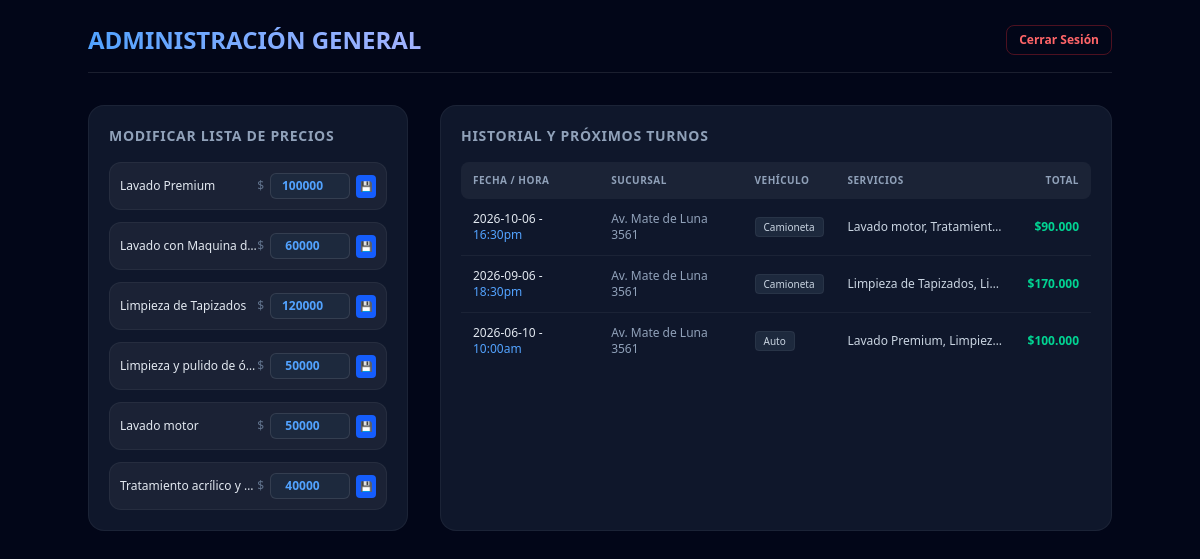
Page /admin/panel (signed in) on the earlier database version.
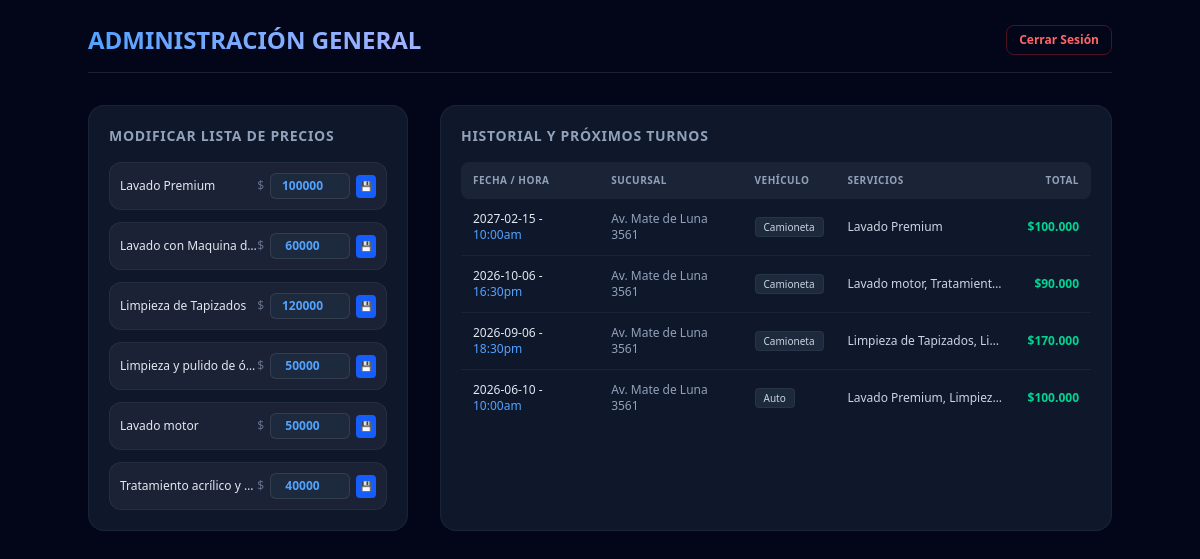
Same page on the later database version.
### tables this page shows
CREATE TABLE servicios (
            id INTEGER PRIMARY KEY AUTOINCREMENT,
            nombre TEXT UNIQUE,
            precio INTEGER
        );

CREATE TABLE turnos (
            id INTEGER PRIMARY KEY AUTOINCREMENT,
            sucursal TEXT,
            servicios TEXT,
            tipo_vehiculo TEXT,
            fecha TEXT,
            hora TEXT,
            total INTEGER
        );

### app.py (the view)
@app.route('/admin/panel')
def admin_panel():
    if not session.get('admin_logeado'):
        return redirect(url_for('admin'))
    conn = sqlite3.connect('turnos.db')
    cursor = conn.cursor()
    cursor.execute("SELECT sucursal, servicios, tipo_vehiculo, fecha, hora, total FROM turnos ORDER BY fecha DESC, hora DESC")
    turnos = cursor.fetchall()
    cursor.execute("SELECT id, nombre, precio FROM servicios")
    servicios = cursor.fetchall()
    conn.close()
    return render_template('admin_panel.html', turnos=turnos, servicios=servicios)

### templates/admin_panel.html (shortened to what this page needs)
<!DOCTYPE html>
<html lang="es">
<head>
    <script src="https://cdn.jsdelivr.net/npm/@tailwindcss/browser@4"></script>
</head>
<body class="bg-slate-950 text-slate-100 min-h-screen p-6 antialiased">
    <div class="max-w-5xl mx-auto space-y-8">
        <div class="flex justify-between items-center border-b border-white/10 pb-4">
            <h1 class="text-2xl font-black text-transparent bg-gradient-to-r from-blue-400 to-indigo-300 bg-clip-text">ADMINISTRACIÓN GENERAL</h1>
            <a href="/admin/logout" class="text-xs font-bold border border-red-500/30 text-red-400 px-3 py-1.5 rounded-lg hover:bg-red-500/10">Cerrar Sesión</a>
        </div>
        <div class="grid grid-cols-1 md:grid-cols-3 gap-8">
            <div class="bg-slate-900 border border-white/5 p-5 rounded-2xl h-fit space-y-4">
                <h3 class="text-sm font-bold text-slate-400 uppercase tracking-wider">Modificar Lista de Precios</h3>
                <div class="space-y-3">
                    {% for id, nombre, precio in servicios %}
                    <form action="/admin/actualizar_precio" method="POST" class="flex items-center justify-between p-2.5 bg-white/5 rounded-xl border border-white/5">
                        <span class="text-xs text-slate-200 font-medium truncate max-w-[140px]">{{ nombre }}</span>
                        <div class="flex items-center space-x-1.5">
                            <span class="text-xs text-slate-500">$</span>
                            <input type="number" name="precio" value="{{ precio }}" class="w-20 bg-slate-800 text-center border border-white/10 p-1 rounded-md text-xs font-bold text-blue-400 focus:outline-none focus:border-blue-500">
                            <button type="submit" class="bg-blue-600 hover:bg-blue-500 text-white font-bold p-1 rounded text-[10px]">💾</button>
                        </div>
                    </form>
                    {% endfor %}
                </div>
            </div>
            <div class="md:col-span-2 bg-slate-900 border border-white/5 p-5 rounded-2xl space-y-4">
                <h3 class="text-sm font-bold text-slate-400 uppercase tracking-wider">Historial y Próximos Turnos</h3>
                <div class="overflow-x-auto">
                    <table class="w-full text-left text-xs text-slate-300">
                        <thead class="bg-white/5 text-slate-400 uppercase font-bold text-[10px] tracking-wider">
                            <tr>
                                <th class="p-3 rounded-l-lg">Fecha / Hora</th>
                                <th class="p-3">Sucursal</th>
                                <th class="p-3">Vehículo</th>
                                <th class="p-3">Servicios</th>
                                <th class="p-3 rounded-r-lg text-right">Total</th>
                            </tr>
                        </thead>
                        <tbody class="divide-y divide-white/5">
                            {% for sucursal, servicios, vehiculo, fecha, hora, total in turnos %}
                            <tr class="hover:bg-white/20 transition-colors">
                                <td class="p-3 font-medium text-slate-200">{{ fecha }} - <span class="text-blue-400">{{ hora }}</span></td>
                                <td class="p-3 text-slate-400">{{ sucursal }}</td>
                                <td class="p-3"><span class="px-2 py-0.5 bg-slate-800 rounded border border-white/5 text-[10px]">{{ vehiculo }}</span></td>
                                <td class="p-3 text-slate-300 max-w-[180px] truncate" title="{{ servicios }}">{{ servicios }}</td>
                                <td class="p-3 text-right text-emerald-400 font-bold">${{ "{:,}".format(total).replace(",", ".") }}</td>
                            </tr>
                            {% else %}
                            <tr><td colspan="5" class="text-center p-6 text-slate-500 italic">No se registraron turnos todavía.</td></tr>
                            {% endfor %}
                        </tbody>
                    </table>
                </div>
            </div>
        </div>
    </div>
</body>
</html>

Differences in the rows shown:
added turnos: fecha "2027-02-15", hora "10:00am", sucursal "Av. Mate de Luna 3561", tipo_vehiculo "Camioneta", servicios "Lavado Premium", total "100.000"
